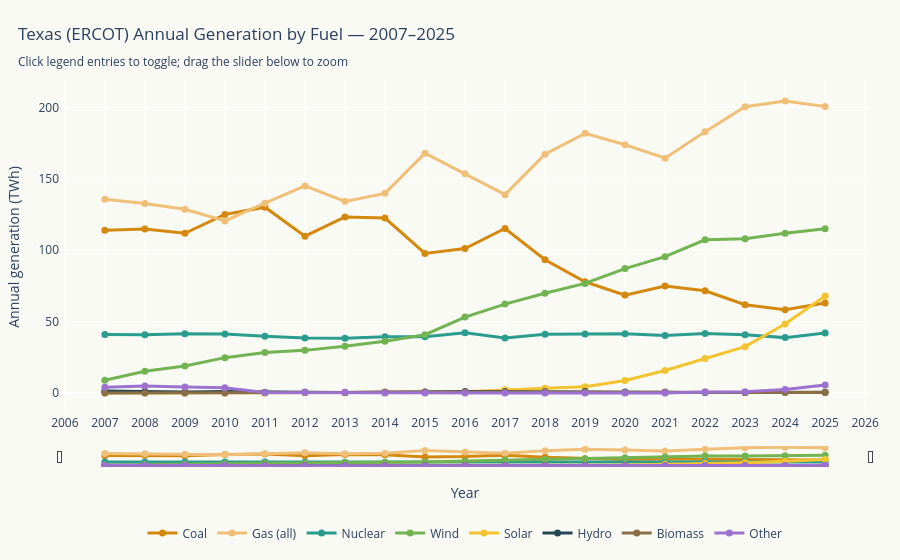

Source (notebook cell):
### Markdown cell above
## 10. Interactive plotly line chart — the trajectory

Toggle fuels in the legend, hover for year-by-year readouts, slide the rangeslider to zoom in on any window.

Saved to `../web/trajectory.html` as a self-contained file (plotly JS from CDN, ~5 KB payload) — drops straight into the eventual GitHub Pages build.

### Code cell
PLOT_FUELS = ['coal', 'gas_total', 'nuclear', 'wind', 'solar', 'hydro', 'biomass', 'other']

fig = go.Figure()
for fuel in PLOT_FUELS:
    if fuel not in annual.columns:
        continue
    vals = annual[fuel]
    fig.add_trace(go.Scatter(
        x=annual.index,
        y=vals,
        name=stack_labels.get(fuel, fuel),
        mode='lines+markers',
        line=dict(color=stack_colors.get(fuel, '#888'), width=3),
        marker=dict(size=7),
        hovertemplate=f'{stack_labels.get(fuel, fuel)}: %{{y:.1f}} TWh<br>%{{x}}<extra></extra>',
    ))

fig.update_layout(
    title={
        'text': 'Texas (ERCOT) Annual Generation by Fuel — 2007–2025<br>' +
                '<sub>Click legend entries to toggle; drag the slider below to zoom</sub>',
        'x': 0.02, 'xanchor': 'left',
    },
    xaxis=dict(
        title='Year',
        tickmode='linear', tick0=2007, dtick=1,
        rangeslider=dict(visible=True, thickness=0.05),
    ),
    yaxis=dict(title='Annual generation (TWh)'),
    hovermode='x unified',
    plot_bgcolor='#FAFAF5', paper_bgcolor='#FAFAF5',
    height=560,
    legend=dict(orientation='h', yanchor='bottom', y=-0.4, x=0.5, xanchor='center'),
    margin=dict(l=60, r=30, t=80, b=60),
)

# Self-contained HTML for the eventual GitHub Pages build.
# (Static PNG version lives in trajectory.png from the matplotlib cell above —
# kaleido PNG export would require installing Chrome; the matplotlib static is enough.)
fig.write_html(WEB / 'trajectory.html', include_plotlyjs='cdn', full_html=True)
print(f'Saved {WEB / "trajectory.html"}')
fig.show()

### Figure 1 — Plotly figure (JSON) as saved in the notebook; plotly's stock layout.template omitted (floating-point values rounded to 4 significant figures)
{"data": [{"hovertemplate": "Coal: %{y:.1f} TWh<br>%{x}<extra></extra>", "line": {"color": "#D4890E", "width": 3}, "marker": {"size": 7}, "mode": "lines+markers", "name": "Coal", "type": "scatter", "x": [2007, 2008, 2009, 2010, 2011, 2012, 2013, 2014, 2015, 2016, 2017, 2018, 2019, 2020, 2021, 2022, 2023, 2024, 2025], "y": [113.9, 114.7, 111.8, 124.9, 130.1, 109.7, 123.2, 122.5, 97.65, 101.1, 115.1, 93.25, 77.86, 68.51, 74.82, 71.5, 61.73, 58.32, 63.04]}, {"hovertemplate": "Gas (all): %{y:.1f} TWh<br>%{x}<extra></extra>", "line": {"color": "#F0C078", "width": 3}, "marker": {"size": 7}, "mode": "lines+markers", "name": "Gas (all)", "type": "scatter", "x": [2007, 2008, 2009, 2010, 2011, 2012, 2013, 2014, 2015, 2016, 2017, 2018, 2019, 2020, 2021, 2022, 2023, 2024, 2025], "y": [135.7, 132.7, 128.6, 120.5, 132.9, 145.0, 134.2, 139.8, 167.9, 153.5, 138.8, 167.2, 181.8, 173.8, 164.4, 183.0, 200.4, 204.4, 200.6]}, {"hovertemplate": "Nuclear: %{y:.1f} TWh<br>%{x}<extra></extra>", "line": {"color": "#2A9D8F", "width": 3}, "marker": {"size": 7}, "mode": "lines+markers", "name": "Nuclear", "type": "scatter", "x": [2007, 2008, 2009, 2010, 2011, 2012, 2013, 2014, 2015, 2016, 2017, 2018, 2019, 2020, 2021, 2022, 2023, 2024, 2025], "y": [40.91, 40.71, 41.46, 41.33, 39.65, 38.44, 38.34, 39.29, 39.38, 42.09, 38.5, 41.12, 41.31, 41.46, 40.27, 41.66, 40.75, 38.73, 41.91]}, {"hovertemplate": "Wind: %{y:.1f} TWh<br>%{x}<extra></extra>", "line": {"color": "#72B352", "width": 3}, "marker": {"size": 7}, "mode": "lines+markers", "name": "Wind", "type": "scatter", "x": [2007, 2008, 2009, 2010, 2011, 2012, 2013, 2014, 2015, 2016, 2017, 2018, 2019, 2020, 2021, 2022, 2023, 2024, 2025], "y": [8.824, 15.24, 18.81, 24.71, 28.3, 29.8, 32.69, 36.14, 40.79, 53.15, 62.2, 69.8, 76.71, 87.09, 95.4, 107.3, 108.0, 111.7, 114.9]}, {"hovertemplate": "Solar: %{y:.1f} TWh<br>%{x}<extra></extra>", "line": {"color": "#F4C430", "width": 3}, "marker": {"size": 7}, "mode": "lines+markers", "name": "Solar", "type": "scatter", "x": [2007, 2008, 2009, 2010, 2011, 2012, 2013, 2014, 2015, 2016, 2017, 2018, 2019, 2020, 2021, 2022, 2023, 2024, 2025], "y": [0.0, 0.0, 0.0, 0.0, 0.0143, 0.1234, 0.1492, 0.3028, 0.4207, 0.8366, 2.258, 3.24, 4.398, 8.749, 15.71, 24.19, 32.4, 48.22, 67.81]}, {"hovertemplate": "Hydro: %{y:.1f} TWh<br>%{x}<extra></extra>", "line": {"color": "#264653", "width": 3}, "marker": {"size": 7}, "mode": "lines+markers", "name": "Hydro", "type": "scatter", "x": [2007, 2008, 2009, 2010, 2011, 2012, 2013, 2014, 2015, 2016, 2017, 2018, 2019, 2020, 2021, 2022, 2023, 2024, 2025], "y": [1.289, 0.7696, 0.6881, 0.927, 0.5248, 0.4563, 0.2962, 0.2235, 0.5631, 1.061, 0.8559, 0.8111, 0.9559, 0.6389, 0.5037, 0.3438, 0.3455, 0.4606, 0.5501]}, {"hovertemplate": "Biomass: %{y:.1f} TWh<br>%{x}<extra></extra>", "line": {"color": "#8B6F47", "width": 3}, "marker": {"size": 7}, "mode": "lines+markers", "name": "Biomass", "type": "scatter", "x": [2007, 2008, 2009, 2010, 2011, 2012, 2013, 2014, 2015, 2016, 2017, 2018, 2019, 2020, 2021, 2022, 2023, 2024, 2025], "y": [0.0, 0.0, 0.0, 0.0, 0.1798, 0.485, 0.3587, 0.6089, 0.5597, 0.6197, 0.5442, 0.5629, 0.4207, 0.353, 0.4343, 0.6254, 0.3781, 0.2909, 0.3628]}, {"hovertemplate": "Other: %{y:.1f} TWh<br>%{x}<extra></extra>", "line": {"color": "#9B72CF", "width": 3}, "marker": {"size": 7}, "mode": "lines+markers", "name": "Other", "type": "scatter", "x": [2007, 2008, 2009, 2010, 2011, 2012, 2013, 2014, 2015, 2016, 2017, 2018, 2019, 2020, 2021, 2022, 2023, 2024, 2025], "y": [3.968, 4.809, 4.109, 3.664, 0.34, 0.2123, 0.5515, 0.03253, 0.004288, 0.03398, 0.02698, 0.02877, 0.02374, 0.001879, 0.01043, 0.5701, 0.8394, 2.331, 5.538]}], "layout": {"height": 560, "hovermode": "x unified", "legend": {"orientation": "h", "x": 0.5, "xanchor": "center", "y": -0.4, "yanchor": "bottom"}, "margin": {"b": 60, "l": 60, "r": 30, "t": 80}, "paper_bgcolor": "#FAFAF5", "plot_bgcolor": "#FAFAF5", "title": {"text": "Texas (ERCOT) Annual Generation by Fuel — 2007–2025<br><sub>Click legend entries to toggle; drag the slider below to zoom</sub>", "x": 0.02, "xanchor": "left"}, "xaxis": {"dtick": 1, "rangeslider": {"thickness": 0.05, "visible": true}, "tick0": 2007, "tickmode": "linear", "title": {"text": "Year"}}, "yaxis": {"title": {"text": "Annual generation (TWh)"}}}}
